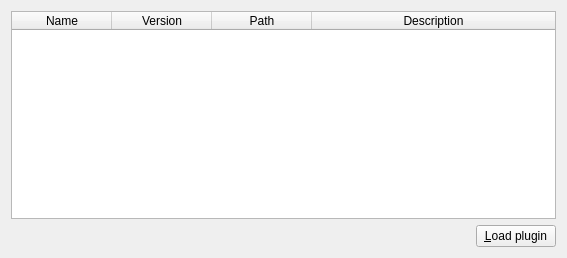
<?xml version="1.0" encoding="UTF-8"?>
<ui version="4.0">
 <class>PluginsManager</class>
 <widget class="QWidget" name="PluginsManager">
  <property name="geometry">
   <rect>
    <x>0</x>
    <y>0</y>
    <width>567</width>
    <height>258</height>
   </rect>
  </property>
  <property name="windowTitle">
   <string>Plugins Manager</string>
  </property>
  <layout class="QGridLayout" name="gridLayout_2">
   <item row="0" column="0">
    <layout class="QGridLayout" name="gridLayout">
     <item row="0" column="0" colspan="3">
      <widget class="QTableWidget" name="tableWidget">
       <property name="editTriggers">
        <set>QAbstractItemView::NoEditTriggers</set>
       </property>
       <property name="dragDropOverwriteMode">
        <bool>false</bool>
       </property>
       <property name="alternatingRowColors">
        <bool>true</bool>
       </property>
       <property name="selectionBehavior">
        <enum>QAbstractItemView::SelectRows</enum>
       </property>
       <property name="sortingEnabled">
        <bool>true</bool>
       </property>
       <attribute name="horizontalHeaderCascadingSectionResizes">
        <bool>true</bool>
       </attribute>
       <attribute name="horizontalHeaderDefaultSectionSize">
        <number>100</number>
       </attribute>
       <attribute name="horizontalHeaderHighlightSections">
        <bool>false</bool>
       </attribute>
       <attribute name="horizontalHeaderMinimumSectionSize">
        <number>40</number>
       </attribute>
       <attribute name="horizontalHeaderStretchLastSection">
        <bool>true</bool>
       </attribute>
       <attribute name="verticalHeaderVisible">
        <bool>false</bool>
       </attribute>
       <attribute name="verticalHeaderHighlightSections">
        <bool>false</bool>
       </attribute>
       <attribute name="verticalHeaderShowSortIndicator" stdset="0">
        <bool>false</bool>
       </attribute>
       <attribute name="verticalHeaderStretchLastSection">
        <bool>false</bool>
       </attribute>
       <attribute name="verticalHeaderVisible">
        <bool>false</bool>
       </attribute>
       <attribute name="horizontalHeaderStretchLastSection">
        <bool>true</bool>
       </attribute>
       <attribute name="horizontalHeaderCascadingSectionResizes">
        <bool>true</bool>
       </attribute>
       <attribute name="horizontalHeaderMinimumSectionSize">
        <number>40</number>
       </attribute>
       <attribute name="verticalHeaderShowSortIndicator" stdset="0">
        <bool>false</bool>
       </attribute>
       <attribute name="horizontalHeaderHighlightSections">
        <bool>false</bool>
       </attribute>
       <attribute name="verticalHeaderHighlightSections">
        <bool>false</bool>
       </attribute>
       <attribute name="verticalHeaderStretchLastSection">
        <bool>false</bool>
       </attribute>
       <attribute name="horizontalHeaderDefaultSectionSize">
        <number>100</number>
       </attribute>
       <column>
        <property name="text">
         <string>Name</string>
        </property>
       </column>
       <column>
        <property name="text">
         <string>Version</string>
        </property>
       </column>
       <column>
        <property name="text">
         <string>Path</string>
        </property>
       </column>
       <column>
        <property name="text">
         <string>Description</string>
        </property>
       </column>
      </widget>
     </item>
     <item row="1" column="2">
      <widget class="QPushButton" name="loadPushButton">
       <property name="text">
        <string>&amp;Load plugin</string>
       </property>
      </widget>
     </item>
     <item row="1" column="1">
      <spacer name="horizontalSpacer">
       <property name="orientation">
        <enum>Qt::Horizontal</enum>
       </property>
       <property name="sizeHint" stdset="0">
        <size>
         <width>118</width>
         <height>20</height>
        </size>
       </property>
      </spacer>
     </item>
    </layout>
   </item>
  </layout>
 </widget>
 <resources/>
 <connections/>
</ui>
